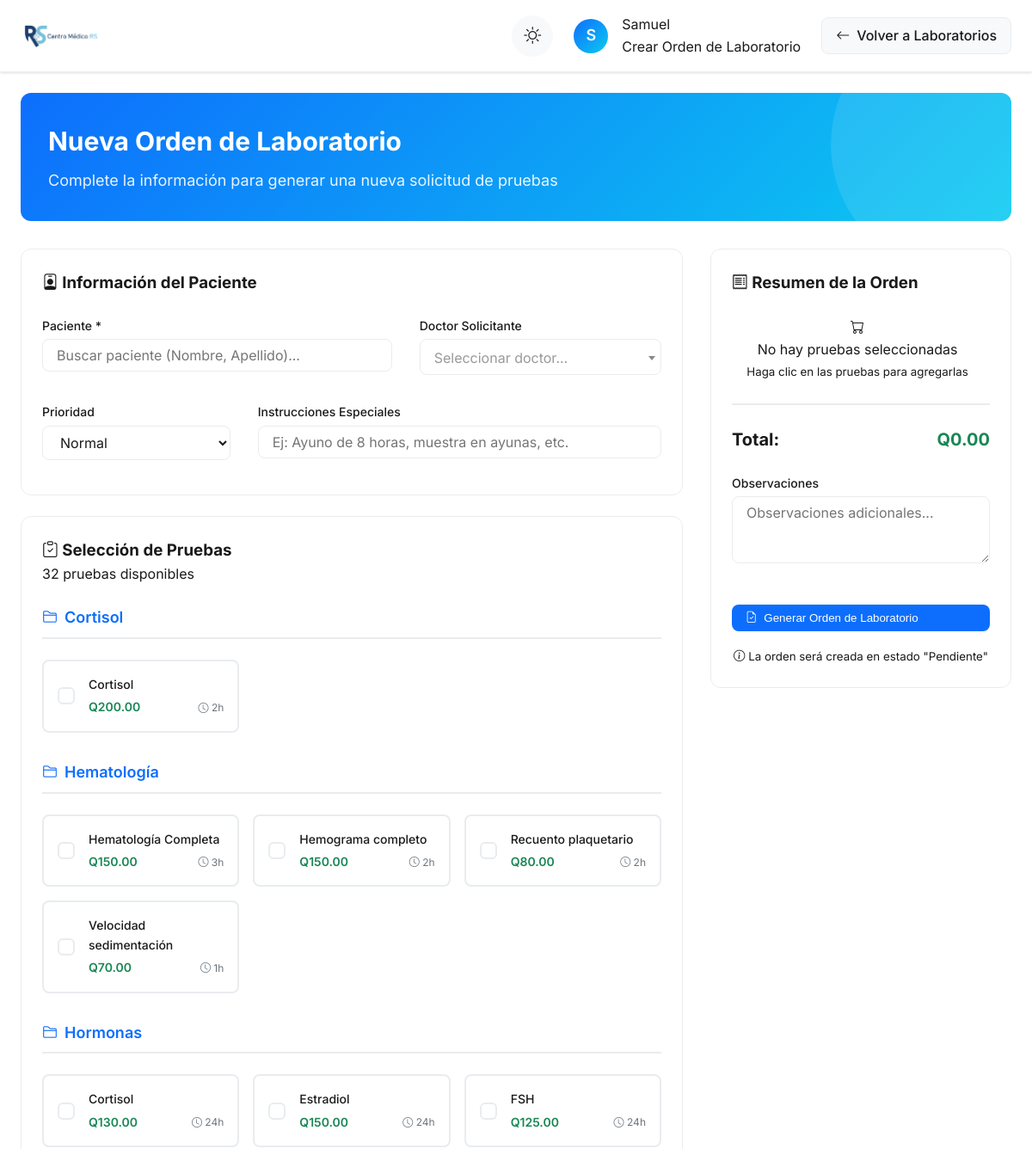
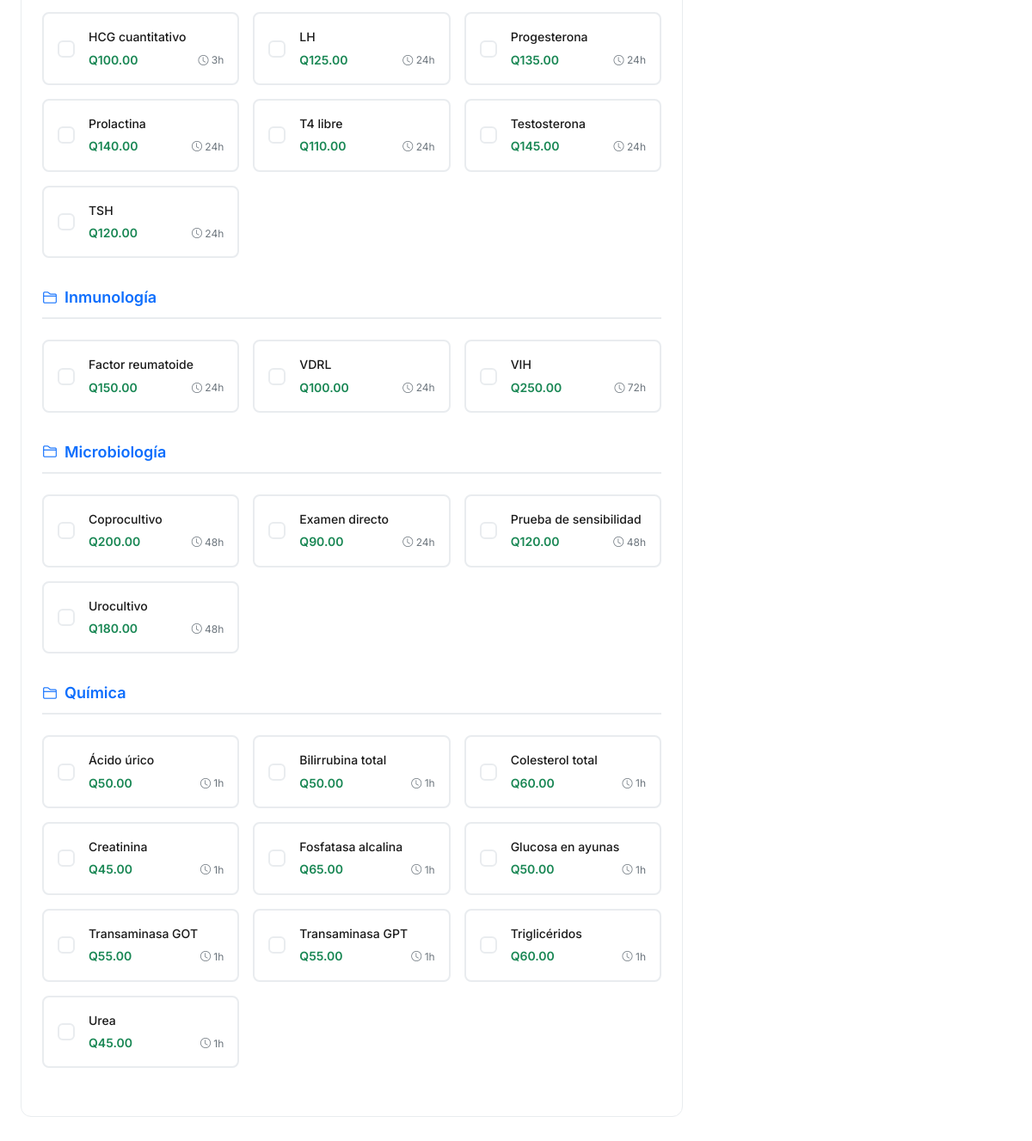
/php/laboratory/crear_orden.php (signed in), run on the app's committed database (2 pictures, top to bottom).
### tables this page shows
CREATE TABLE `catalogo_pruebas` (
  `id_prueba` int NOT NULL,
  `codigo_prueba` varchar(20) NOT NULL,
  `nombre_prueba` varchar(255) NOT NULL,
  `abreviatura` varchar(50) DEFAULT NULL,
  `muestra_requerida` varchar(100) DEFAULT NULL COMMENT 'Ej: Sangre Total (EDTA)',
  `metodo_toma` varchar(500) DEFAULT NULL COMMENT 'Instrucciones de toma de muestra',
  `precio` decimal(10,2) NOT NULL DEFAULT '0.00',
  `tiempo_procesamiento_horas` int DEFAULT '24',
  `requiere_ayuno` tinyint(1) DEFAULT '0',
  `horas_ayuno` int DEFAULT NULL,
  `estado` enum('Activo','Inactivo','Descontinuado') DEFAULT 'Activo',
  `categoria` varchar(100) DEFAULT NULL COMMENT 'Ej: Hematología, Química, Hormonas',
  `notas` text,
  `fecha_creacion` timestamp NULL DEFAULT CURRENT_TIMESTAMP,
  `fecha_actualizacion` timestamp NULL DEFAULT CURRENT_TIMESTAMP ON UPDATE CURRENT_TIMESTAMP
);

### php/laboratory/crear_orden.php (the view, shortened to what this page needs)
<?php
try {
    $database = new Database();
    $conn = $database->getConnection();
    $stmt = $conn->query("SELECT id_prueba, codigo_prueba, nombre_prueba, categoria, notas, precio, tiempo_procesamiento_horas, muestra_requerida FROM catalogo_pruebas ORDER BY categoria, nombre_prueba");
    $catalogo = $stmt->fetchAll(PDO::FETCH_ASSOC);
    $pruebas_por_categoria = [];
    foreach ($catalogo as $prueba) {
        $pruebas_por_categoria[$prueba['categoria'] ?? 'Sin Categoría'][] = $prueba;
    }
    $preselected_patient = null;
} catch (Exception $e) {
    die("Error: " . $e->getMessage());
}
?>
<!DOCTYPE html>
<html lang="es" data-theme="light">
<head>
    <link rel="stylesheet" href="https://cdn.jsdelivr.net/npm/bootstrap-icons@1.10.0/font/bootstrap-icons.css">
    <link href="https://cdn.jsdelivr.net/npm/select2@4.1.0-rc.0/dist/css/select2.min.css" rel="stylesheet" />
    <link rel="stylesheet" href="https://cdn.jsdelivr.net/npm/sweetalert2@11/dist/sweetalert2.min.css">
</head>
<body>
    <div class="dashboard-container">
        <header class="dashboard-header">
            <div class="header-content">
                <div class="brand-container">
                    <img src="../../assets/img/cmrs.png" alt="Centro Médico RS" class="brand-logo">
                </div>
                <div class="header-controls">
                    <div class="theme-toggle">
                        <button id="themeSwitch" class="theme-btn" aria-label="Cambiar tema claro/oscuro">
                            <i class="bi bi-sun theme-icon sun-icon"></i>
                        </button>
                    </div>
                    <div class="header-user">
                        <div class="header-avatar">
                            <?php echo strtoupper(substr($_SESSION['nombre'], 0, 1)); ?>
                        </div>
                        <div class="header-details">
                            <span class="header-name"><?php echo htmlspecialchars($_SESSION['nombre']); ?></span>
                            <span class="header-role">Crear Orden de Laboratorio</span>
                        </div>
                    </div>
                    <a href="index.php" class="action-btn secondary">
                        <i class="bi bi-arrow-left"></i>
                        Volver a Laboratorios
                    </a>
                </div>
            </div>
        </header>
        <main class="main-content">
            <div class="welcome-banner animate-in">
                <h1>Nueva Orden de Laboratorio</h1>
                <p>Complete la información para generar una nueva solicitud de pruebas</p>
            </div>
            <form id="orderForm" action="api/create_order.php" method="POST">
                <div class="order-form-container">
                    <div>
                        <div class="patient-info-card animate-in delay-1">
                            <h3 class="section-title mb-4">
                                <i class="bi bi-person-badge section-title-icon"></i>
                                Información del Paciente
                            </h3>
                            <div class="row">
                                <div class="col-md-7">
                                    <div class="form-group">
                                        <label class="form-label">Paciente *</label>
                                        <input class="form-control" list="patientDatalist" id="patient_input"
                                            placeholder="Buscar paciente (Nombre, Apellido)..." required
                                            autocomplete="off"
                                            value="<?php echo $preselected_patient ? htmlspecialchars($preselected_patient['nombre'] . ' ' . $preselected_patient['apellido']) : ''; ?>">
                                    </div>
                                </div>
                                <div class="col-md-5">
                                    <div class="form-group">
                                        <label class="form-label">Doctor Solicitante</label>
                                    </div>
                                </div>
                            </div>
                            <div class="row">
                                <div class="col-md-4">
                                    <div class="form-group">
                                        <label class="form-label">Prioridad</label>
                                        <select name="prioridad" class="form-control">
                                            <option value="Normal">Normal</option>
                                        </select>
                                    </div>
                                </div>
                                <div class="col-md-8">
                                    <div class="form-group">
                                        <label class="form-label">Instrucciones Especiales</label>
                                        <input type="text" name="instrucciones" class="form-control"
                                            placeholder="Ej: Ayuno de 8 horas, muestra en ayunas, etc.">
                                    </div>
                                </div>
                            </div>
                        </div>
                        <div class="tests-selection-card animate-in delay-2">
                            <div class="section-header mb-4">
                                <h3 class="section-title">
                                    <i class="bi bi-clipboard-check section-title-icon"></i>
                                    Selección de Pruebas
                                </h3>
                                <div class="text-muted">
                                    <?php echo count($catalogo); ?> pruebas disponibles
                                </div>
                            </div>
                            <?php if (count($catalogo) > 0): ?>
                                <?php foreach ($pruebas_por_categoria as $categoria => $pruebas): ?>
                                    <div class="category-section">
                                        <h4 class="category-title">
                                            <i class="bi bi-folder2"></i>
                                            <?php echo htmlspecialchars($categoria); ?>
                                        </h4>
                                        <div class="tests-grid">
                                            <?php foreach ($pruebas as $prueba): ?>
                                                <div class="test-selection-card"
                                                    onclick="toggleTest(this, <?php echo htmlspecialchars(json_encode($prueba)); ?>)"
                                                    data-id="<?php echo $prueba['id_prueba']; ?>">
                                                    <div class="test-selection-checkbox"></div>
                                                    <div class="test-selection-info">
                                                        <div class="test-selection-name">
                                                            <?php echo htmlspecialchars($prueba['nombre_prueba']); ?>
                                                        </div>
                                                        <div class="test-selection-details">
                                                            <span class="test-selection-price">
                                                                Q<?php echo number_format($prueba['precio'] ?? 0, 2); ?>
                                                            </span>
                                                            <span class="test-selection-time">
                                                                <i class="bi bi-clock"></i>
                                                                <?php echo $prueba['tiempo_procesamiento_horas']; ?>h
                                                            </span>
                                                        </div>
                                                    </div>
                                                </div>
                                            <?php endforeach; ?>
                                        </div>
                                    </div>
                                <?php endforeach; ?>
                            <?php endif; ?>
                        </div>
                    </div>
                    <div class="order-summary-card animate-in delay-3">
                        <h3 class="section-title mb-4">
                            <i class="bi bi-receipt section-title-icon"></i>
                            Resumen de la Orden
                        </h3>
                        <div class="selected-tests-list" id="selectedTestsList">
                            <div class="empty-state text-center py-4">
                                <i class="bi bi-cart empty-icon"></i>
                                <p class="text-muted mb-0">No hay pruebas seleccionadas</p>
                                <small class="text-muted">Haga clic en las pruebas para agregarlas</small>
                            </div>
                        </div>
                        <div class="order-total">
                            <span>Total:</span>
                            <span id="orderTotal" class="order-total-amount">Q0.00</span>
                        </div>
                        <div class="form-group mt-4">
                            <label class="form-label">Observaciones</label>
                            <textarea name="observaciones" class="form-control" rows="3"
                                placeholder="Observaciones adicionales..."></textarea>
                        </div>
                        <button type="submit" class="action-btn w-100 mt-4 py-3">
                            <i class="bi bi-file-earmark-check"></i>
                            Generar Orden de Laboratorio
                        </button>
                        <div class="text-center mt-3">
                            <small class="text-muted">
                                <i class="bi bi-info-circle"></i>
                                La orden será creada en estado "Pendiente"
                            </small>
                        </div>
                    </div>
                </div>
            </form>
        </main>
    </div>
</body>
</html>

### data on the page
catalogo_pruebas: nombre_prueba "Cortisol", precio "200.00", tiempo_procesamiento_horas "2"
catalogo_pruebas: nombre_prueba "Hematología Completa", precio "150.00", tiempo_procesamiento_horas "3"
catalogo_pruebas: nombre_prueba "Hemograma completo", precio "150.00", tiempo_procesamiento_horas "2"
catalogo_pruebas: nombre_prueba "Recuento plaquetario", precio "80.00", tiempo_procesamiento_horas "2"
catalogo_pruebas: nombre_prueba "Velocidad sedimentación", precio "70.00", tiempo_procesamiento_horas "1"
catalogo_pruebas: nombre_prueba "Cortisol", precio "130.00", tiempo_procesamiento_horas "24"
catalogo_pruebas: nombre_prueba "Estradiol", precio "150.00", tiempo_procesamiento_horas "24"
catalogo_pruebas: nombre_prueba "FSH", precio "125.00", tiempo_procesamiento_horas "24"
catalogo_pruebas: nombre_prueba "HCG cuantitativo", precio "100.00", tiempo_procesamiento_horas "3"
catalogo_pruebas: nombre_prueba "LH", precio "125.00", tiempo_procesamiento_horas "24"
catalogo_pruebas: nombre_prueba "Progesterona", precio "135.00", tiempo_procesamiento_horas "24"
catalogo_pruebas: nombre_prueba "Prolactina", precio "140.00", tiempo_procesamiento_horas "24"
catalogo_pruebas: nombre_prueba "T4 libre", precio "110.00", tiempo_procesamiento_horas "24"
catalogo_pruebas: nombre_prueba "Testosterona", precio "145.00", tiempo_procesamiento_horas "24"
catalogo_pruebas: nombre_prueba "TSH", precio "120.00", tiempo_procesamiento_horas "24"
catalogo_pruebas: nombre_prueba "Factor reumatoide", precio "150.00", tiempo_procesamiento_horas "24"
catalogo_pruebas: nombre_prueba "VDRL", precio "100.00", tiempo_procesamiento_horas "24"
catalogo_pruebas: nombre_prueba "VIH", precio "250.00", tiempo_procesamiento_horas "72"
catalogo_pruebas: nombre_prueba "Coprocultivo", precio "200.00", tiempo_procesamiento_horas "48"
catalogo_pruebas: nombre_prueba "Examen directo", precio "90.00", tiempo_procesamiento_horas "24"
catalogo_pruebas: nombre_prueba "Prueba de sensibilidad", precio "120.00", tiempo_procesamiento_horas "48"
catalogo_pruebas: nombre_prueba "Urocultivo", precio "180.00", tiempo_procesamiento_horas "48"
catalogo_pruebas: nombre_prueba "Ácido úrico", precio "50.00", tiempo_procesamiento_horas "1"
catalogo_pruebas: nombre_prueba "Bilirrubina total", precio "50.00", tiempo_procesamiento_horas "1"
catalogo_pruebas: nombre_prueba "Colesterol total", precio "60.00", tiempo_procesamiento_horas "1"
catalogo_pruebas: nombre_prueba "Creatinina", precio "45.00", tiempo_procesamiento_horas "1"
catalogo_pruebas: nombre_prueba "Fosfatasa alcalina", precio "65.00", tiempo_procesamiento_horas "1"
catalogo_pruebas: nombre_prueba "Glucosa en ayunas", precio "50.00", tiempo_procesamiento_horas "1"
catalogo_pruebas: nombre_prueba "Transaminasa GOT", precio "55.00", tiempo_procesamiento_horas "1"
catalogo_pruebas: nombre_prueba "Transaminasa GPT", precio "55.00", tiempo_procesamiento_horas "1"
catalogo_pruebas: nombre_prueba "Triglicéridos", precio "60.00", tiempo_procesamiento_horas "1"
catalogo_pruebas: nombre_prueba "Urea", precio "45.00", tiempo_procesamiento_horas "1"

### other printed values
substr($_SESSION['nombre'], 0, 1) "S"
$_SESSION['nombre'] "Samuel"
count($catalogo) "32"
$categoria "Cortisol"
$categoria "Hematología"
$categoria "Hormonas"
$categoria "Inmunología"
$categoria "Microbiología"
$categoria "Química"
